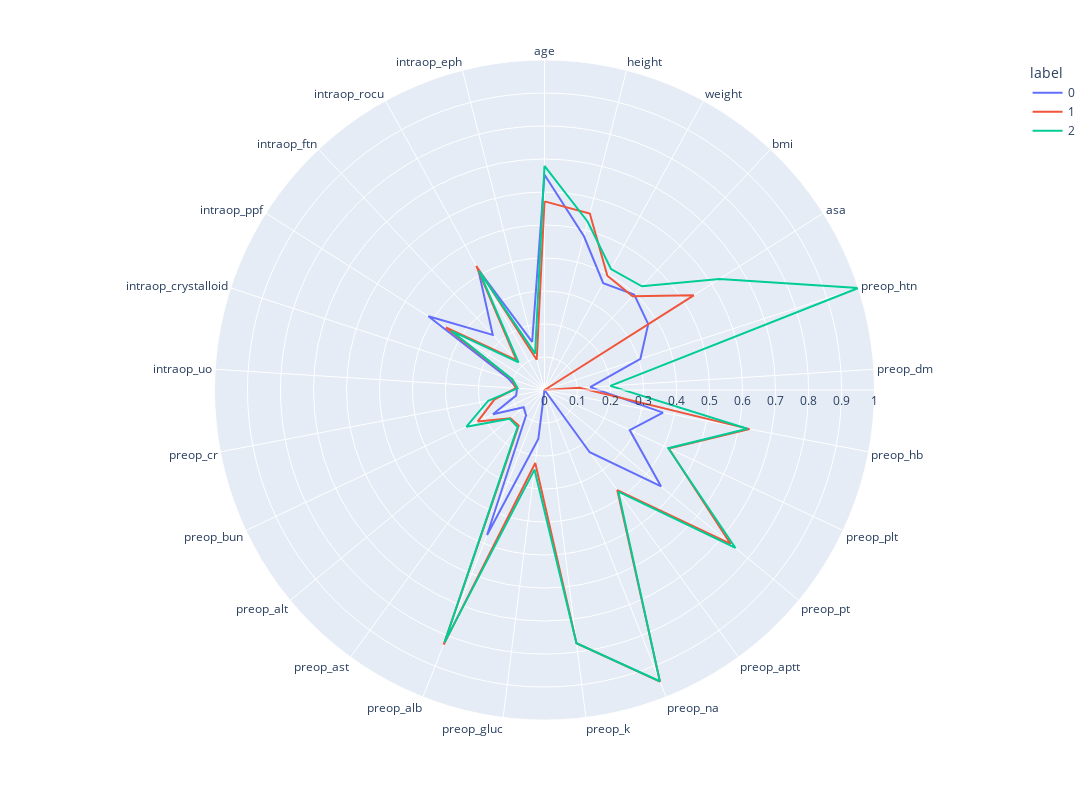

Source (notebook cell):
### Code cell
fig4 = px.line_polar(polar, r="value", theta="variable", color="label", line_close=True,height=800,width=1400)
fig4.show()

### Figure 1 — Plotly figure (JSON) as saved in the notebook; plotly's stock layout.template omitted (floating-point values rounded to 4 significant figures)
{"data": [{"hovertemplate": "label=0<br>value=%{r}<br>variable=%{theta}<extra></extra>", "legendgroup": "0", "line": {"color": "#636efa", "dash": "solid"}, "marker": {"symbol": "circle"}, "mode": "lines", "name": "0", "r": [0.6522, 0.4808, 0.3694, 0.3969, 0.3722, 0.3056, 0.1389, 0.3654, 0.2854, 0.4584, 0.2331, 0, 0, 0.1498, 0.4727, 0.09499, 0.08187, 0.1726, 0.08724, 0.08354, 0.116, 0.4167, 0.2292, 0.4167, 0.1506, 0.6522], "showlegend": true, "subplot": "polar", "theta": ["age", "height", "weight", "bmi", "asa", "preop_htn", "preop_dm", "preop_hb", "preop_plt", "preop_pt", "preop_aptt", "preop_na", "preop_k", "preop_gluc", "preop_alb", "preop_ast", "preop_alt", "preop_bun", "preop_cr", "intraop_uo", "intraop_crystalloid", "intraop_ppf", "intraop_ftn", "intraop_rocu", "intraop_eph", "age"], "type": "scatterpolar"}, {"hovertemplate": "label=1<br>value=%{r}<br>variable=%{theta}<extra></extra>", "legendgroup": "1", "line": {"color": "#EF553B", "dash": "solid"}, "marker": {"symbol": "circle"}, "mode": "lines", "name": "1", "r": [0.5716, 0.5521, 0.3954, 0.3898, 0.5356, 0, 0.1063, 0.6327, 0.4164, 0.7321, 0.3751, 0.9505, 0.7735, 0.2232, 0.8298, 0.133, 0.1339, 0.2234, 0.1548, 0.08739, 0.1036, 0.3538, 0.1243, 0.4289, 0.09483, 0.5716], "showlegend": true, "subplot": "polar", "theta": ["age", "height", "weight", "bmi", "asa", "preop_htn", "preop_dm", "preop_hb", "preop_plt", "preop_pt", "preop_aptt", "preop_na", "preop_k", "preop_gluc", "preop_alb", "preop_ast", "preop_alt", "preop_bun", "preop_cr", "intraop_uo", "intraop_crystalloid", "intraop_ppf", "intraop_ftn", "intraop_rocu", "intraop_eph", "age"], "type": "scatterpolar"}, {"hovertemplate": "label=2<br>value=%{r}<br>variable=%{theta}<extra></extra>", "legendgroup": "2", "line": {"color": "#00cc96", "dash": "solid"}, "marker": {"symbol": "circle"}, "mode": "lines", "name": "2", "r": [0.6794, 0.5264, 0.4183, 0.431, 0.6282, 1, 0.2, 0.6259, 0.4146, 0.751, 0.3806, 0.9493, 0.7734, 0.2431, 0.8226, 0.1383, 0.1373, 0.2614, 0.1735, 0.0816, 0.1011, 0.3348, 0.1148, 0.4119, 0.1139, 0.6794], "showlegend": true, "subplot": "polar", "theta": ["age", "height", "weight", "bmi", "asa", "preop_htn", "preop_dm", "preop_hb", "preop_plt", "preop_pt", "preop_aptt", "preop_na", "preop_k", "preop_gluc", "preop_alb", "preop_ast", "preop_alt", "preop_bun", "preop_cr", "intraop_uo", "intraop_crystalloid", "intraop_ppf", "intraop_ftn", "intraop_rocu", "intraop_eph", "age"], "type": "scatterpolar"}], "layout": {"height": 800, "legend": {"title": {"text": "label"}, "tracegroupgap": 0}, "margin": {"t": 60}, "polar": {"angularaxis": {"direction": "clockwise", "rotation": 90}, "domain": {"x": [0, 1], "y": [0, 1]}}, "width": 1400}}
